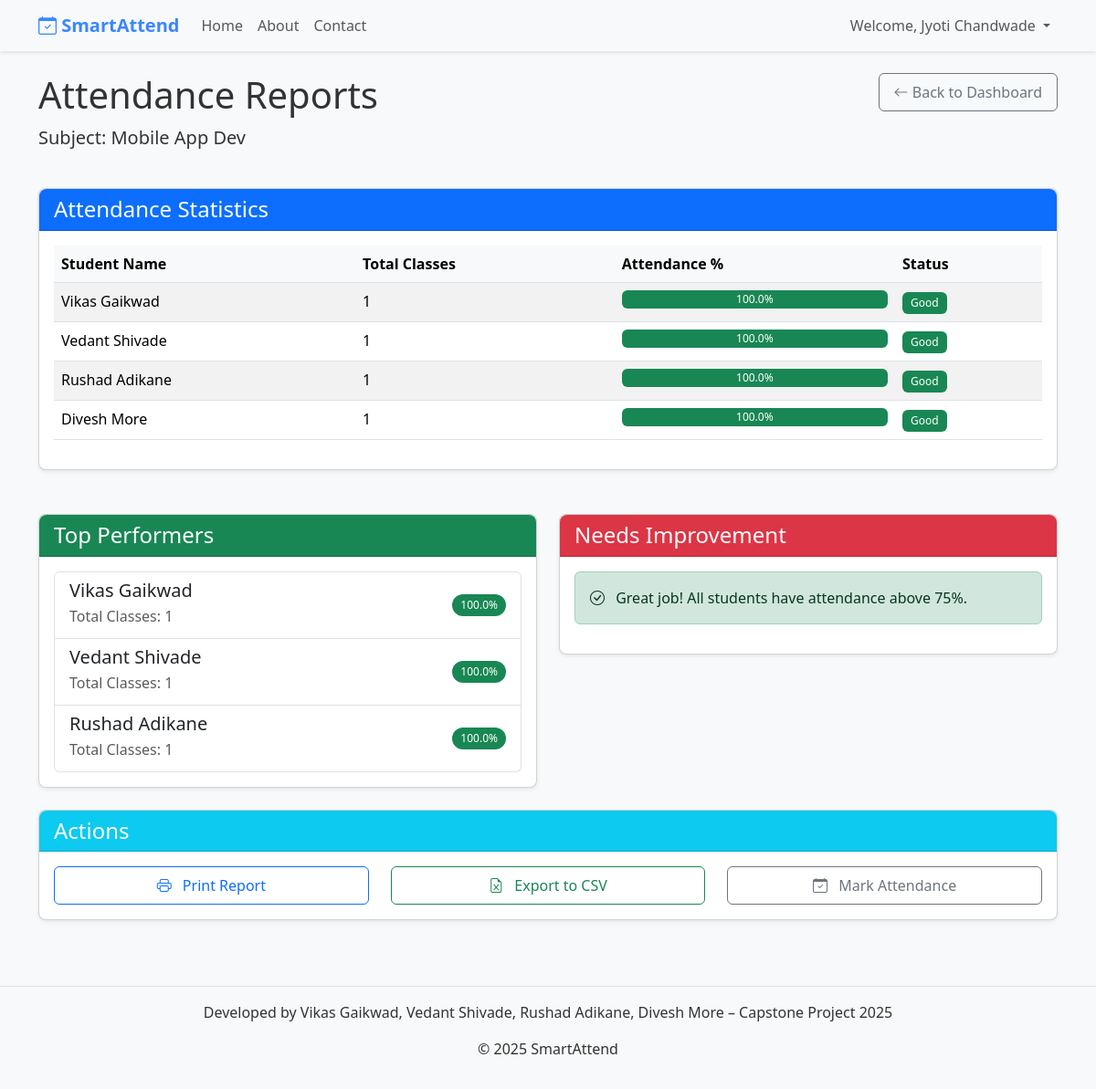
Screenshot of /teacher/reports (signed in) with the database file from the repository.
### tables this page shows
CREATE TABLE users (
    id INTEGER PRIMARY KEY AUTOINCREMENT,
    username TEXT UNIQUE NOT NULL,
    password TEXT NOT NULL,
    role TEXT NOT NULL,
    name TEXT NOT NULL,
    subject TEXT
);

### app.py (the view)
@app.route('/teacher/reports')
@login_required
@teacher_required
def teacher_reports():
    db = get_db()
    teacher_id = session['user_id']
    subject = db.execute('SELECT subject FROM users WHERE id = ?', (teacher_id,)).fetchone()['subject']
    students = db.execute('SELECT * FROM users WHERE role = "student"').fetchall()
    student_stats = []
    for student in students:
        total_classes = db.execute(
            'SELECT COUNT(*) FROM attendance WHERE student_id = ? AND teacher_id = ?',
            (student['id'], teacher_id)
        ).fetchone()[0]
        if total_classes > 0:
            present_count = db.execute(
                'SELECT COUNT(*) FROM attendance WHERE student_id = ? AND teacher_id = ? AND status = "present"',
                (student['id'], teacher_id)
            ).fetchone()[0]
            attendance_percent = round((present_count / total_classes) * 100, 2)
        else:
            attendance_percent = 0
        student_stats.append({
            'id': student['id'],
            'name': student['name'],
            'attendance_percent': attendance_percent,
            'total_classes': total_classes
        })
    return render_template('teacher_reports.html', student_stats=student_stats, subject=subject)

### app.py (called while the page is built)
def get_db():
    conn = sqlite3.connect(app.config['DATABASE'])
    conn.row_factory = sqlite3.Row
    return conn

def login_required(f):
    @wraps(f)
    def decorated_function(*args, **kwargs):
        if 'user_id' not in session:
            return redirect(url_for('login'))
        return f(*args, **kwargs)
    return decorated_function

def teacher_required(f):
    @wraps(f)
    def decorated_function(*args, **kwargs):
        if 'user_id' not in session or session.get('role') != 'teacher':
            flash('Teacher access required')
            return redirect(url_for('login'))
        return f(*args, **kwargs)
    return decorated_function

### templates/teacher_reports.html (shortened to what this page needs)
{% extends 'base.html' %}
{% block content %}
<div class="row mb-4">
    <div class="col-md-8">
        <h1>Attendance Reports</h1>
        <p class="lead">Subject: {{ subject }}</p>
    </div>
    <div class="col-md-4 text-end">
        <a href="{{ url_for('teacher_dashboard') }}" class="btn btn-outline-secondary">
            <i class="bi bi-arrow-left"></i> Back to Dashboard
        </a>
    </div>
</div>
<div class="row mb-4">
    <div class="col-12">
        <div class="card shadow-sm">
            <div class="card-header bg-primary text-white">
                <h4 class="mb-0">Attendance Statistics</h4>
            </div>
            <div class="card-body">
                {% if student_stats and student_stats|length > 0 %}
                <div class="table-responsive">
                    <table class="table table-hover table-striped">
                        <thead class="table-light">
                            <tr>
                                <th>Student Name</th>
                                <th>Total Classes</th>
                                <th>Attendance %</th>
                                <th>Status</th>
                            </tr>
                        </thead>
                        <tbody>
                            {% for stat in student_stats %}
                            <tr>
                                <td>{{ stat.name }}</td>
                                <td>{{ stat.total_classes }}</td>
                                <td>
                                    <div class="progress" style="height: 20px;">
                                        <div class="progress-bar {% if stat.attendance_percent < 75 %}bg-danger{% elif stat.attendance_percent < 85 %}bg-warning{% else %}bg-success{% endif %}"
                                             role="progressbar"
                                             style="width: {{ stat.attendance_percent }}%;"
                                             aria-valuenow="{{ stat.attendance_percent }}"
                                             aria-valuemin="0"
                                             aria-valuemax="100">
                                            {{ stat.attendance_percent }}%
                                        </div>
                                    </div>
                                </td>
                                <td>
                                    {% if stat.attendance_percent < 75 %}
                                        <span class="badge bg-danger">Poor</span>
                                    {% elif stat.attendance_percent < 85 %}
                                        <span class="badge bg-warning text-dark">Average</span>
                                    {% else %}
                                        <span class="badge bg-success">Good</span>
                                    {% endif %}
                                </td>
                            </tr>
                            {% endfor %}
                        </tbody>
                    </table>
                </div>
                {% else %}
                <div class="alert alert-info">
                    <i class="bi bi-info-circle me-2"></i> No attendance data available. Please mark attendance for students first.
                </div>
                {% endif %}
            </div>
        </div>
    </div>
</div>
<div class="row">
    <div class="col-md-6">
        <div class="card shadow-sm mb-4">
            <div class="card-header bg-success text-white">
                <h4 class="mb-0">Top Performers</h4>
            </div>
            <div class="card-body">
                {% if student_stats and student_stats|length > 0 %}
                    {% set top_performers = [] %}
                    {% for stat in student_stats %}
                        {% if stat.attendance_percent >= 85 %}
                            {% set _ = top_performers.append(stat) %}
                        {% endif %}
                    {% endfor %}
                    {% if top_performers|length > 0 %}
                        <div class="list-group">
                            {% set sorted_stats = top_performers|sort(attribute='attendance_percent', reverse=true) %}
                            {% set display_count = [3, top_performers|length]|min %}
                            {% for i in range(0, display_count) %}
                                {% set stat = sorted_stats[i] %}
                                <div class="list-group-item d-flex justify-content-between align-items-center">
                                    <div>
                                        <h5 class="mb-1">{{ stat.name }}</h5>
                                        <p class="mb-1 text-muted">Total Classes: {{ stat.total_classes }}</p>
                                    </div>
                                    <span class="badge bg-success rounded-pill">{{ stat.attendance_percent }}%</span>
                                </div>
                            {% endfor %}
                        </div>
                    {% else %}
                        <div class="alert alert-warning">
                            <i class="bi bi-exclamation-triangle me-2"></i> No students have achieved 85% or higher attendance yet.
                        </div>
                    {% endif %}
                {% else %}
                <div class="alert alert-info">
                    <i class="bi bi-info-circle me-2"></i> No student data available.
                </div>
                {% endif %}
            </div>
        </div>
    </div>
    <div class="col-md-6">
        <div class="card shadow-sm mb-4">
            <div class="card-header bg-danger text-white">
                <h4 class="mb-0">Needs Improvement</h4>
            </div>
            <div class="card-body">
                {% if student_stats and student_stats|length > 0 %}
                    {% set poor_performers = [] %}
                    {% for stat in student_stats %}
                        {% if stat.attendance_percent < 75 %}
                            {% set _ = poor_performers.append(stat) %}
                        {% endif %}
                    {% endfor %}
                    {% if poor_performers|length > 0 %}
                        <div class="list-group">
                            {% set sorted_stats = poor_performers|sort(attribute='attendance_percent') %}
                            {% set display_count = [3, poor_performers|length]|min %}
                            {% for i in range(0, display_count) %}
                                {% set stat = sorted_stats[i] %}
                                <div class="list-group-item d-flex justify-content-between align-items-center">
                                    <div>
                                        <h5 class="mb-1">{{ stat.name }}</h5>
                                        <p class="mb-1 text-muted">Total Classes: {{ stat.total_classes }}</p>
                                    </div>
                                    <span class="badge bg-danger rounded-pill">{{ stat.attendance_percent }}%</span>
                                </div>
                            {% endfor %}
                        </div>
                    {% else %}
                        <div class="alert alert-success">
                            <i class="bi bi-check-circle me-2"></i> Great job! All students have attendance above 75%.
                        </div>
                    {% endif %}
                {% else %}
                <div class="alert alert-info">
                    <i class="bi bi-info-circle me-2"></i> No student data available.
                </div>
                {% endif %}
            </div>
        </div>
    </div>
</div>
<div class="row">
    <div class="col-12">
        <div class="card shadow-sm">
            <div class="card-header bg-info text-white">
                <h4 class="mb-0">Actions</h4>
            </div>
            <div class="card-body">
                <div class="row">
                    <div class="col-md-4">
                        <div class="d-grid">
                            <button class="btn btn-outline-primary" onclick="window.print()">
                                <i class="bi bi-printer me-2"></i> Print Report
                            </button>
                        </div>
                    </div>
                    <div class="col-md-4">
                        <div class="d-grid">
                            <button class="btn btn-outline-success" onclick="exportToCSV()">
                                <i class="bi bi-file-earmark-excel me-2"></i> Export to CSV
                            </button>
                        </div>
                    </div>
                    <div class="col-md-4">
                        <div class="d-grid">
                            <a href="{{ url_for('teacher_mark_attendance') }}" class="btn btn-outline-secondary">
                                <i class="bi bi-calendar-check me-2"></i> Mark Attendance
                            </a>
                        </div>
                    </div>
                </div>
            </div>
        </div>
    </div>
</div>
{% endblock %}

### templates/base.html (shortened to what this page needs)
<!DOCTYPE html>
<html lang="en">
<head>
    <link href="https://cdn.jsdelivr.net/npm/bootstrap@5.3.2/dist/css/bootstrap.min.css" rel="stylesheet">
    <link rel="stylesheet" href="https://cdn.jsdelivr.net/npm/bootstrap-icons@1.11.1/font/bootstrap-icons.css">
    <link rel="stylesheet" href="{{ url_for('static', filename='css/style.css') }}">
</head>
<body>
    {% block navbar %}
    <nav class="navbar navbar-expand-lg">
        <div class="container">
            <a class="navbar-brand" href="{{ url_for('index') }}">
                <i class="bi bi-calendar-check"></i> SmartAttend
            </a>
            <div class="collapse navbar-collapse" id="navbarNav">
                <ul class="navbar-nav me-auto">
                    <li class="nav-item">
                        <a class="nav-link" href="{{ url_for('index') }}">Home</a>
                    </li>
                    <li class="nav-item">
                        <a class="nav-link" href="{{ url_for('about') }}">About</a>
                    </li>
                    <li class="nav-item">
                        <a class="nav-link" href="{{ url_for('contact') }}">Contact</a>
                    </li>
                </ul>
                <ul class="navbar-nav align-items-center">
                    {% if session.user_id %}
                        <li class="nav-item dropdown">
                            <a class="nav-link dropdown-toggle" href="#" id="navbarDropdown" role="button" data-bs-toggle="dropdown">
                                Welcome, {{ session.name }}
                            </a>
                        </li>
                    {% else %}
                        <li class="nav-item">
                            <a class="btn btn-primary" href="{{ url_for('login') }}">
                                <i class="bi bi-box-arrow-in-right me-1"></i>Login
                            </a>
                        </li>
                    {% endif %}
                </ul>
            </div>
        </div>
    </nav>
    {% endblock %}
    <div class="container mt-4">
        {% block content %}{% endblock %}
    </div>
    <footer class="footer mt-5 py-3">
        <div class="container text-center">
            <p>Developed by Vikas Gaikwad, Vedant Shivade, Rushad Adikane, Divesh More – Capstone Project 2025</p>
            <p>&copy; 2025 SmartAttend</p>
        </div>
    </footer>
</body>
</html>

### static/css/style.css (style rules this page uses)
body { font-family: 'Segoe UI', Roboto, 'Helvetica Neue', Arial, sans-serif; background-color: #f8f9fa; color: #333; }
.card { border-radius: 0.5rem; box-shadow: 0 0.125rem 0.25rem rgba(0, 0, 0, 0.075); margin-bottom: 1.5rem; transition: transform 0.2s, box-shadow 0.2s; }
.card-header { border-top-left-radius: 0.5rem !important; border-top-right-radius: 0.5rem !important; font-weight: 500; }
.navbar { box-shadow: 0 2px 4px rgba(0, 0, 0, 0.1); position: sticky; top: 0; z-index: 1020; background-color: #f8f9fa; }
.navbar-brand { font-weight: 600; color: #3a86ff !important; }
.btn { border-radius: 0.375rem; padding: 0.5rem 1rem; transition: all 0.2s; }
.table thead th { background-color: #f8f9fa; font-weight: 600; border-bottom: 1px solid #dee2e6; }
.footer { background-color: #f8f9fa; padding: 1.5rem 0; margin-top: 3rem; border-top: 1px solid #dee2e6; }
.badge { font-weight: 500; padding: 0.5em 0.75em; }

### rows the page displays
users: name "Jyoti Chandwade", subject "Mobile App Dev"
users: name "Vikas Gaikwad", total_classes "1", attendance_percent "100.0", name "Vikas Gaikwad"
users: name "Vedant Shivade", total_classes "1", attendance_percent "100.0", name "Vedant Shivade"
users: name "Rushad Adikane", total_classes "1", attendance_percent "100.0", name "Rushad Adikane"
users: name "Divesh More", total_classes "1", attendance_percent "100.0"

### other values shown
{{ stat.total_classes }} "1" "1" "1"
{{ stat.attendance_percent }} "100.0" "100.0" "100.0"
